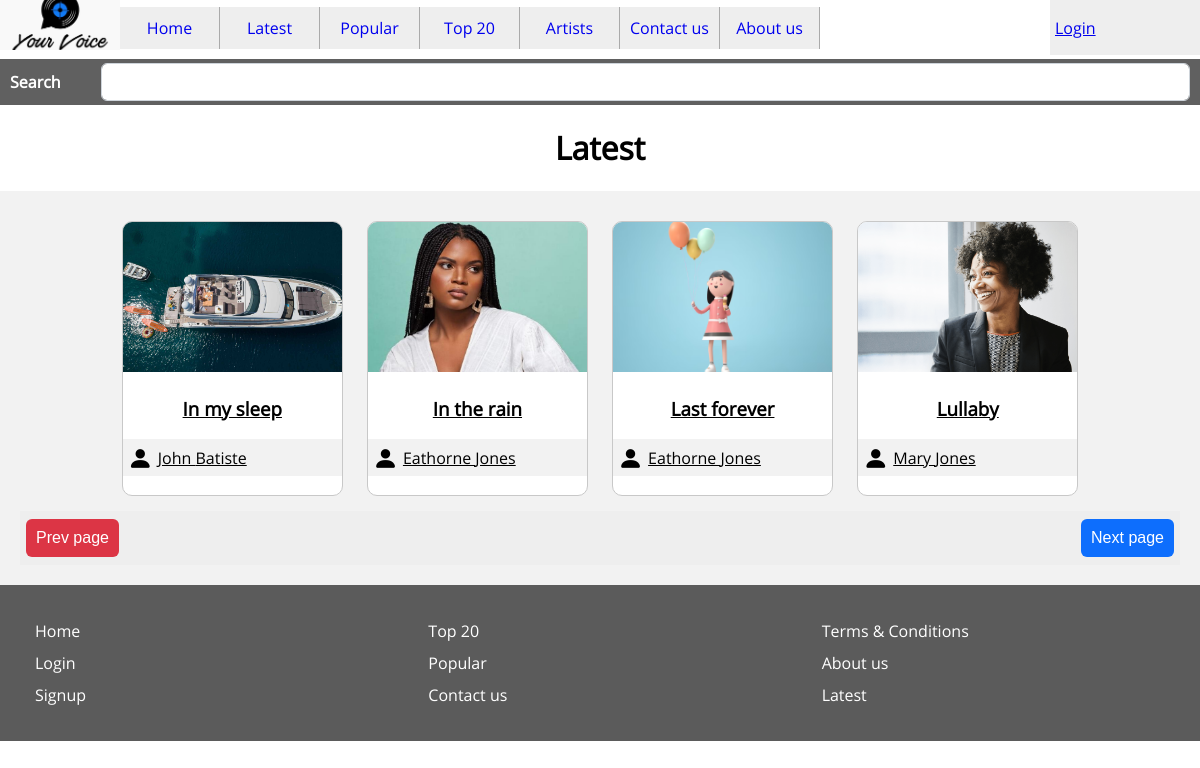
/latest.php, run on the app's committed database.
### tables this page shows
CREATE TABLE `songs` (
  `id` int(11) NOT NULL,
  `user_id` int(11) NOT NULL,
  `file` varchar(1024) NOT NULL,
  `image` varchar(1024) NOT NULL,
  `title` varchar(100) NOT NULL,
  `views` int(11) NOT NULL DEFAULT 0,
  `downloads` int(11) NOT NULL DEFAULT 0,
  `popularity` int(11) NOT NULL DEFAULT 0,
  `date` datetime DEFAULT NULL
);

CREATE TABLE `users` (
  `id` int(11) NOT NULL,
  `username` varchar(30) NOT NULL,
  `first_name` varchar(30) NOT NULL,
  `last_name` varchar(30) NOT NULL,
  `email` varchar(100) NOT NULL,
  `password` varchar(255) NOT NULL,
  `role` varchar(6) NOT NULL,
  `date` datetime NOT NULL,
  `image` varchar(1024) DEFAULT NULL
);

### functions.php (called while the page is built, shortened)
<?php
$page_number = $_GET['page'] ?? 1;
$page_number = (int)$page_number;
function get_image($path)
{
	if(file_exists($path ?? ''))
		return $path;
	return 'assets/images/no_image.jpg?1';
}
function esc($str)
{
	return htmlspecialchars($str);
}
function query($query)
{
	global $con;
	$result = mysqli_query($con, $query);
	if(!is_bool($result))
	{
		if(mysqli_num_rows($result) > 0)
		{
			$rows = [];
			while($row = mysqli_fetch_assoc($result))
			{
				$rows[] = $row;
			}
			return $rows;
		}
	}
	return false;
}

### latest.php (the view, shortened to what this page needs)
<?php
	require 'init.php';
	$limit = 30;
	$offset = ($page_number - 1) * $limit;
	$query = "select * from songs order by id desc limit $limit offset $offset";
 	$songs = query($query);
 	if(!empty($songs))
 	{
 		foreach ($songs as $key => $row) {
 			$id = $row['user_id'];
 			$query = "select * from users where id = '$id' limit 1";
 			$artist = query($query);
 			if(!empty($artist))
 			{
 				$songs[$key]['artist'] = $artist[0];
 			}
 		}
 	}
?>
	<?php require 'header.php';?>
	<h1 class="class_14"  >
		Latest
	</h1>
	<div class="class_15" >
		<?php if(!empty($songs)):?>
			<?php foreach($songs as $song):?>
				<a href="song.php?id=<?=$song['id']?>" class="class_16" >
					<img src="<?=get_image($song['image'])?>"  backup="" class="class_17 item_class_3">
					<h3 class="class_18"  >
						<?=esc($song['title'])?>
					</h3>
					<div class="class_19" >
						<i class="bi bi-person-fill class_20"></i>
						<div class="class_21"  >
							<?=$song['artist']['first_name'] ?? 'Unknown'?>
							<?=$song['artist']['last_name'] ?? ''?>
						</div>
					</div>
				</a>
		 	<?php endforeach;?>
		<?php else:?>
			<div style="text-align: center;padding: 10px;">No songs found</div>
		<?php endif;?>
		<div class="class_31" style="" >
			<a href="latest.php?page=<?=($page_number-1)?>">
				<button class="class_32" style="float:left" >
					Prev page
				</button>
			</a>
			<a href="latest.php?page=<?=($page_number+1)?>">
				<button type="button" class="class_33"  >
					Next page
				</button>
			</a>
		</div>
	</div>
<?php require 'footer.php';?>

### assets/css/styles.css (style rules this page uses)
body { font-family: opensans; font-size: 16px; margin:0px; padding:0px; word-break: break-word; word-wrap: break-word; }
.class_14 { padding-left: 10px; padding-right: 10px; text-align: center; color: rgb(0, 0, 0); }
.class_15 { padding: 20px; background-color: rgb(242, 242, 242); color: rgb(255, 255, 255); text-align: center; }
.class_16 { width: 221px; height: 275px; background-color: rgb(255, 255, 255); color: rgb(0, 0, 0); border-radius: 10px; border: 1px solid rgb(200, 200, 200); cursor: pointer; overflow: hidden; margin: 10px; display: inline-block; }
.class_17 { width: 100%; height: 150px; object-fit: cover; transition: all 0.3s ease 0s; }
.class_18 { padding-left: 10px; padding-right: 10px; }
.class_19 { height: 37px; background-color: rgb(242, 242, 242); color: rgb(0, 0, 0); display: flex; align-items: center; padding-left: 5px; padding-right: 5px; }
.class_20 { font-size: 25px; }
.class_21 { padding: 5px; }
.class_31 { padding: 4px; background-color: #eee; }
.class_32 { cursor: pointer; font-size:16px; padding: 10px; border:none; color:#FFFFFF; background-color:#dc3545; border-radius:6px; margin: .25rem .125rem; }
.class_33 { cursor: pointer; font-size:16px; padding: 10px; border:none; color:#FFFFFF; background-color:#0d6efd; border-radius:6px; margin: .25rem .125rem; float:right }

### data on the page
songs: image (picture), title "In my sleep", user.first_name "John", user.last_name "Batiste"
songs: image (picture), title "In the rain", user.first_name "Eathorne", user.last_name "Jones"
songs: image (picture), title "Last forever", user.first_name "Eathorne", user.last_name "Jones"
songs: image (picture), title "Lullaby", user.first_name "Mary", user.last_name "Jones"
